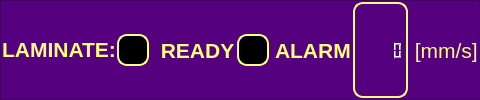
     <widget class="QFrame" name="frame">
      <property name="styleSheet">
       <string notr="true">background-color: rgba(0, 0, 0, 0%);
background-color: rgb(85, 0, 127);</string>
      </property>
      <property name="frameShape">
       <enum>QFrame::StyledPanel</enum>
      </property>
      <property name="frameShadow">
       <enum>QFrame::Raised</enum>
      </property>
      <layout class="QHBoxLayout" name="horizontalLayout_3">
       <property name="spacing">
        <number>1</number>
       </property>
       <property name="leftMargin">
        <number>1</number>
       </property>
       <property name="topMargin">
        <number>1</number>
       </property>
       <property name="rightMargin">
        <number>1</number>
       </property>
       <property name="bottomMargin">
        <number>1</number>
       </property>
       <item>
        <widget class="QLabel" name="label_8">
         <property name="sizePolicy">
          <sizepolicy hsizetype="Preferred" vsizetype="Fixed">
           <horstretch>0</horstretch>
           <verstretch>0</verstretch>
          </sizepolicy>
         </property>
         <property name="font">
          <font>
           <pointsize>16</pointsize>
           <weight>75</weight>
           <italic>false</italic>
           <bold>true</bold>
          </font>
         </property>
         <property name="styleSheet">
          <string notr="true">color: rgb(255, 255, 127);</string>
         </property>
         <property name="text">
          <string>LAMINATE:</string>
         </property>
         <property name="alignment">
          <set>Qt::AlignCenter</set>
         </property>
        </widget>
       </item>
       <item>
        <widget class="QRadioButton" name="ledEncoder_Ready">
         <property name="enabled">
          <bool>false</bool>
         </property>
         <property name="sizePolicy">
          <sizepolicy hsizetype="Preferred" vsizetype="Fixed">
           <horstretch>0</horstretch>
           <verstretch>0</verstretch>
          </sizepolicy>
         </property>
         <property name="font">
          <font>
           <pointsize>16</pointsize>
           <weight>75</weight>
           <bold>true</bold>
          </font>
         </property>
         <property name="styleSheet">
          <string notr="true">QRadioButton {

   color: 						rgb(255, 255, 127);
}

QRadioButton::indicator {
    width:                  		28px;
    height:                 		28px;
    border-radius:         	10px;
}

QRadioButton::indicator:checked {
    background-color:       green;
    border:                 2px solid rgb(255, 255, 127);;
}

QRadioButton::indicator:unchecked {
    background-color:       black;
    border:                 2px solid rgb(255, 255, 127);;
}</string>
         </property>
         <property name="text">
          <string> READY</string>
         </property>
         <property name="autoExclusive">
          <bool>false</bool>
         </property>
        </widget>
       </item>
       <item>
        <widget class="QRadioButton" name="radioButton">
         <property name="sizePolicy">
          <sizepolicy hsizetype="Preferred" vsizetype="Fixed">
           <horstretch>0</horstretch>
           <verstretch>0</verstretch>
          </sizepolicy>
         </property>
         <property name="font">
          <font>
           <pointsize>16</pointsize>
           <weight>75</weight>
           <bold>true</bold>
          </font>
         </property>
         <property name="styleSheet">
          <string notr="true">QRadioButton {

    color:                  		rgb(255, 255, 127);
}

QRadioButton::indicator {
    width:                  		28px;
    height:                 		28px;
    border-radius:           10px;
}

QRadioButton::indicator:checked {
    background-color:       green;
    border:                 		 2px solid rgb(255, 255, 127);
}

QRadioButton::indicator:unchecked {
    background-color:       black;
    border:                 		 2px solid rgb(255, 255, 127);
}</string>
         </property>
         <property name="text">
          <string>ALARM</string>
         </property>
         <property name="autoExclusive">
          <bool>false</bool>
         </property>
        </widget>
       </item>
       <item>
        <widget class="QLCDNumber" name="lcdLaminateSpeed">
         <property name="sizePolicy">
          <sizepolicy hsizetype="Preferred" vsizetype="Minimum">
           <horstretch>0</horstretch>
           <verstretch>0</verstretch>
          </sizepolicy>
         </property>
         <property name="minimumSize">
          <size>
           <width>0</width>
           <height>32</height>
          </size>
         </property>
         <property name="styleSheet">
          <string notr="true">color:rgb(255, 255, 127);
border: 2px solid  rgb(255, 255, 127);;
border-radius: 10px;
padding: 0 8px;


</string>
         </property>
         <property name="smallDecimalPoint">
          <bool>true</bool>
         </property>
         <property name="value" stdset="0">
          <double>0.000000000000000</double>
         </property>
         <property name="intValue" stdset="0">
          <number>0</number>
         </property>
        </widget>
       </item>
       <item>
        <widget class="QLabel" name="label_3">
         <property name="sizePolicy">
          <sizepolicy hsizetype="Fixed" vsizetype="Preferred">
           <horstretch>0</horstretch>
           <verstretch>0</verstretch>
          </sizepolicy>
         </property>
         <property name="font">
          <font>
           <pointsize>16</pointsize>
          </font>
         </property>
         <property name="styleSheet">
          <string notr="true">color: rgb(255, 255, 127);</string>
         </property>
         <property name="text">
          <string> [mm/s]</string>
         </property>
        </widget>
       </item>
      </layout>
     </widget>
